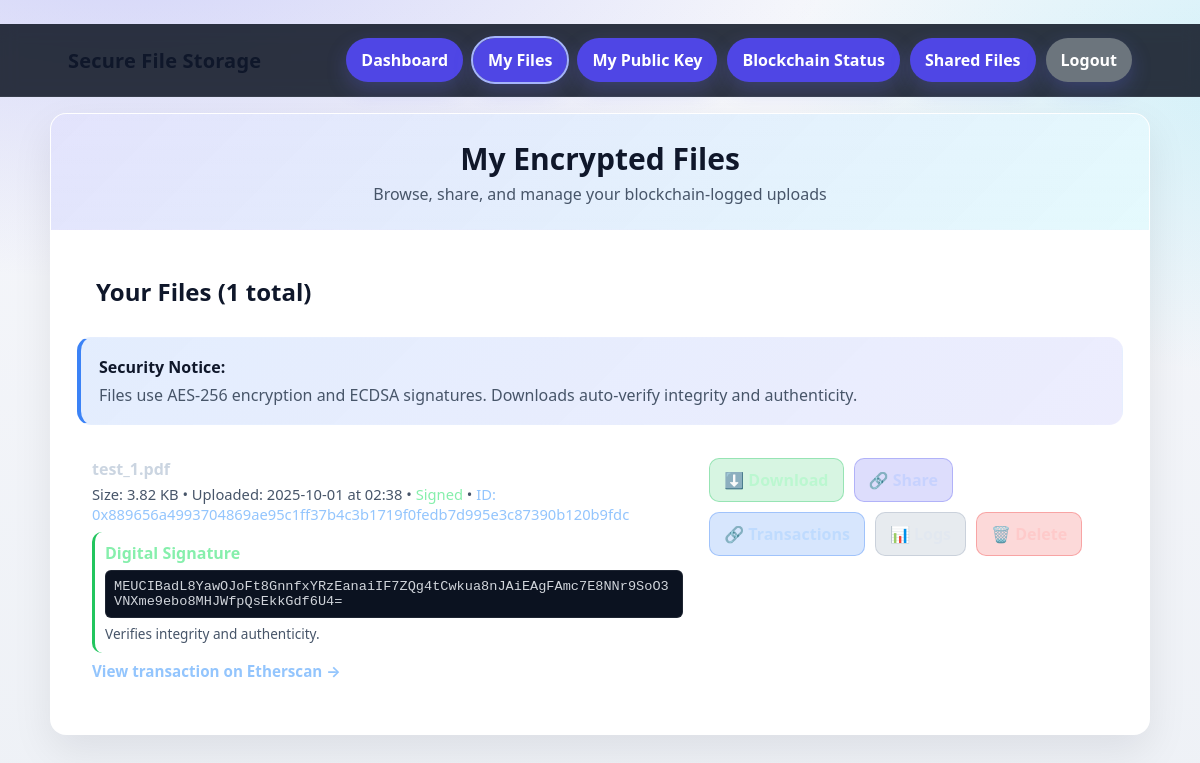
The page /files (signed in) on the database its author committed.
### app.py (models this page shows)
class File(db.Model):
    id = db.Column(db.Integer, primary_key=True)
    filename = db.Column(db.String(255), nullable=False)
    encrypted_filename = db.Column(db.String(255), nullable=False)
    file_size = db.Column(db.Integer, nullable=False)
    upload_date = db.Column(db.DateTime, default=datetime.utcnow)
    user_id = db.Column(db.Integer, db.ForeignKey('user.id'), nullable=False)
    encryption_key_hash = db.Column(db.String(128), nullable=False)
    digital_signature = db.Column(db.Text, nullable=True)  # ECDSA signature
    signature_hash = db.Column(db.String(128), nullable=True)  # Hash of signed content
    is_public = db.Column(db.Boolean, default=False)  # Public file sharing
    access_level = db.Column(db.String(20), default='private')  # private, shared, public
    blockchain_file_id = db.Column(db.Integer, nullable=True)  # Blockchain file ID
    blockchain_tx_hash = db.Column(db.String(66), nullable=True)  # Blockchain transaction hash
    user = db.relationship('User', backref='files')

### app.py (the view)
@app.route('/files')
@login_required
def list_files():
    files = File.query.filter_by(user_id=current_user.id).order_by(File.upload_date.desc()).all()
    return render_template('files.html', files=files)

### app.py (called while the page is built)
@login_manager.user_loader
def load_user(user_id):
    return User.query.get(int(user_id))

### templates/files.html (shortened to what this page needs)
<!DOCTYPE html>
<html lang="en">
<head>
</head>
<body>
  <div class="topbar">
    <div class="topbar-inner">
      <div class="brand">Secure File Storage</div>
      <nav class="nav-links" aria-label="Main">
        <a href="{{ url_for('index') }}">Dashboard</a>
        <a class="active" href="{{ url_for('list_files') }}">My Files</a>
        <a href="{{ url_for('get_public_key') }}">My Public Key</a>
        <a href="{{ url_for('blockchain_status') }}">Blockchain Status</a>
        <a href="{{ url_for('shared_files') }}">Shared Files</a>
        <a class="logout" href="{{ url_for('logout') }}">Logout</a>
      </nav>
    </div>
  </div>
  <div class="container">
    <div class="header">
      <h1>My Encrypted Files</h1>
      <p class="muted">Browse, share, and manage your blockchain-logged uploads</p>
    </div>
    <div class="content">
      <div class="card files-header" style="margin-top:0;">
        <h2 style="margin:0;">Your Files ({{ files|length }} total)</h2>
      </div>
      <div class="card security-info">
        <strong>Security Notice:</strong>
        <p class="muted" style="margin:6px 0 0;">
          Files use AES-256 encryption and ECDSA signatures. Downloads auto-verify integrity and authenticity.
        </p>
      </div>
      {% if files %}
      <div class="files-list">
        {% for file in files %}
        <div class="file-item">
          <div class="file-info">
            <div class="file-name">{{ file.filename }}</div>
            <div class="file-details">
              Size: {{ "%.2f"|format(file.file_size / 1024) }} KB •
              Uploaded: {{ file.upload_date.strftime('%Y-%m-%d at %H:%M') }}
              {% if file.digital_signature %} • <span style="color:#86efac;">Signed</span>{% endif %}
              {% if file.blockchain_file_id %} • <span style="color:#93c5fd;">ID: {{ file.blockchain_file_id }}</span>{% endif %}
            </div>
            {% if file.digital_signature %}
            <div class="signature-info">
              <div style="font-weight:700; color:#86efac;">Digital Signature</div>
              <code>{{ file.digital_signature }}</code>
              <div class="muted" style="font-size:.85rem; margin-top:6px;">Verifies integrity and authenticity.</div>
            </div>
            {% endif %}
            {% if file.blockchain_tx_hash and file.blockchain_tx_hash != "pending" %}
            <div style="margin-top:8px; font-size:.95rem;">
              <a href="https://sepolia.etherscan.io/tx/{{ file.blockchain_tx_hash }}" target="_blank" style="color:#93c5fd; text-decoration:none; font-weight:700;">
                View transaction on Etherscan →
              </a>
            </div>
            {% endif %}
          </div>
          <div class="file-actions">
            <a href="{{ url_for('download_file', file_id=file.id) }}" class="btn btn-success">⬇️ Download</a>
            <a href="{{ url_for('share_file', file_id=file.id) }}" class="btn btn-primary">🔗 Share</a>
            <a href="{{ url_for('transaction_history', file_id=file.id) }}" class="btn btn-info">🔗 Transactions</a>
            <a href="{{ url_for('file_access_logs', file_id=file.id) }}" class="btn btn-secondary">📊 Logs</a>
            <a href="{{ url_for('delete_file', file_id=file.id) }}" class="btn btn-danger" onclick="return confirm('Are you sure you want to delete {{ file.filename }}?')">🗑️ Delete</a>
          </div>
        </div>
        {% endfor %}
      </div>
      {% else %}
      <div class="card no-files">
        <h3>No files uploaded yet</h3>
        <p>Go to your dashboard to upload your first encrypted file.</p>
        <a href="{{ url_for('index') }}" style="color:#a5b4fc; font-weight:800; text-decoration:none;">← Back to Dashboard</a>
      </div>
      {% endif %}
    </div>
  </div>
</body>
</html>

### rows shown on the page
File: filename "test_1.pdf", file.file_size/1024 "3.82", upload_date "2025-10-01 at 02:38", shows "Signed", blockchain_file_id "0x889656a4993704869ae95c1ff37b4c3b1719f0fedb7d995e3c87390b120b9fdc", digital_signature "MEUCIBadL8YawOJoFt8GnnfxYRzEanaiIF7ZQg4tCwkua8nJAiEAgFAmc7E8NNr9SoO3VNXme9ebo8MHJWfpQsEkkGdf6U4="

### other values the page prints
{{ files|length }} "1"
